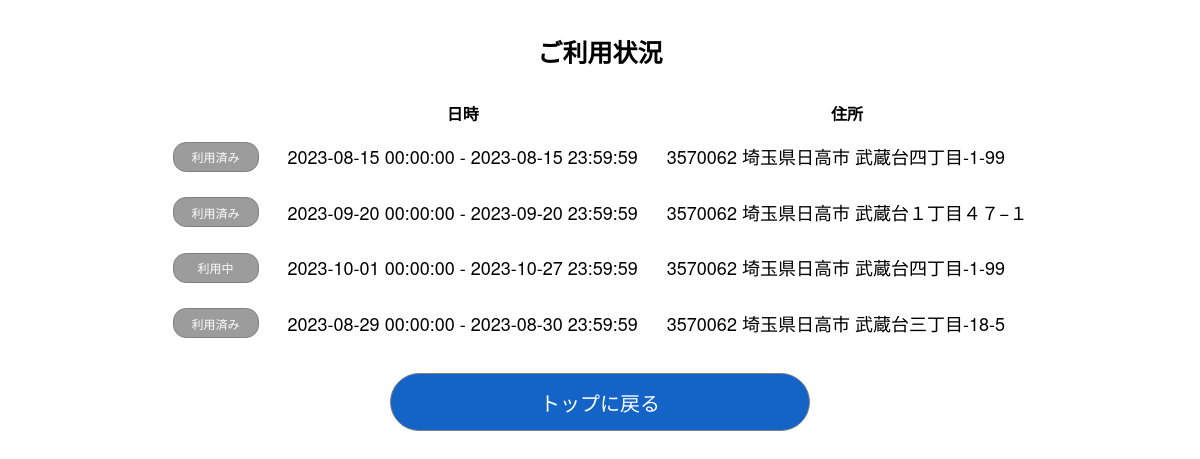
/usageStats (signed in), run on the app's committed database.
### app.py (models this page shows, shortened)
class Reserve(db.Model):
    id = db.Column(db.Integer, primary_key=True)
    user_id = db.Column(db.Integer, db.ForeignKey('user.id'), nullable=False)
    park_id = db.Column(db.Integer, db.ForeignKey('parking.id'), nullable=False)
    resv_at = db.Column(db.DateTime, nullable=False,
                        default=datetime.now(pytz.timezone('Asia/Tokyo'))) # 予約日時
    use_start = db.Column(db.DateTime, nullable=False) # 利用開始日時
    use_end =  db.Column(db.DateTime, nullable=False) # 利用終了日時
    resv_status = db.Column(db.Integer, nullable=False) # (0)予約なし,(1)予約ずみ,(2)ご利用済み

class Parking(db.Model):
    id = db.Column(db.Integer, primary_key=True, nullable=False)
    title = db.Column(db.String(50), nullable=False)
    postal_code = db.Column(db.String(7), nullable=False)
    address1 = db.Column(db.String(120), nullable=False)
    address2 = db.Column(db.String(120), nullable=False)
    tel = db.Column(db.String(11), nullable=False)
    inoutdoor = db.Column(db.String(1), nullable=False) # (0)屋外、(1)屋内
    mustcall = db.Column(db.String(1), nullable=False) # (0)出し入れ時に連絡が不要、(1)出し入れ時に連絡が必要
    usableTypeNum = db.Column(db.String(1), nullable=False) # (0)3ナンバー、(1)5ナンバー
    usableSize = db.Column(db.String(1), nullable=False) # (0)155cm未満、(1)155 ～ 170cm
    max_day = db.Column(db.Integer, nullable=True)
    min_day = db.Column(db.Integer, nullable=True)
    price_day = db.Column(db.Integer, nullable=False)
    etc = db.Column(db.String(500), nullable=True)
    lon = db.Column(db.Float, nullable=False)
    lat = db.Column(db.Float, nullable=False)
    owner_id = db.Column(db.Integer, db.ForeignKey('user.id'), nullable=False)
    created_at = db.Column(db.DateTime, nullable=False,
                           default=datetime.now(pytz.timezone('Asia/Tokyo')))
    price_hour = db.Column(db.Integer)
    price_month = db.Column(db.Integer)
    max_hour = db.Column(db.Integer)
    min_hour = db.Column(db.Integer)
    max_month = db.Column(db.Integer)
    min_month = db.Column(db.Integer)

### app.py (the view)
@app.route('/usageStats', methods=['GET','POST'])
@login_required
def usageStats():
    reserves = Reserve.query.all()
    for reserve in reserves:
        use_start = reserve.use_start
        use_end = reserve.use_end
        today = datetime.now().replace(hour=0, minute=0, second=0, microsecond=0)
        if use_end < today : # ご利用済み
            reserve.resv_status = 0
        elif today < use_start: # 予約済み
            reserve.resv_status = 1
        else: # ご利用中
            reserve.resv_status = 2
        db.session.commit()
    if request.method=='GET':
        join_query = db.session.query(User, Parking, Reserve).\
            join(Reserve, User.id == Reserve.user_id).\
            join(Parking, Reserve.park_id == Parking.id).\
            filter(User.id == current_user.id)
        result = join_query.all()
        reservelist = []
        for row in result:
            parking = row.Parking.__dict__
            reserve = row.Reserve.__dict__
            data = {}
            data.update(parking)
            data.update(reserve)
            reservelist.append(data)
        return render_template('usageStats.html', reservelist=reservelist)
    else:
        pass

### app.py (called while the page is built)
@login_manager.user_loader
def load_user(user_id):
    print(f'ID>>>{user_id}')
    return User.query.get(int(user_id))

### templates/usageStats.html (shortened to what this page needs)
<!DOCTYPE html>
<html>
<head>
    <link rel='stylesheet' href='../static/css/centerBox.css' />
    <link rel='stylesheet' href='../static/css/common.css' />
    <link rel='stylesheet' href='../static/css/extension_usageStats.css' />
</head>
<body>
    <article class='container'>
        <section class='box_contents'>
            <h1>ご利用状況</h1>
            <form>
                <table class='inner'>
                    {%if reservelist%}
                    <tr>
                        <th> </th>
                        <th>日時</th>
                        <th>住所</th>
                    </tr>
                    {%for reserve in reservelist%}
                    <tr>
                        {%if reserve.resv_status==0%}
                        <td><a href="{{url_for('usageStatsDetails', reserve_id = reserve.id)}}" ><input class='common_cancel_mini' value='利用済み' /></a></td>
                        {%elif reserve.resv_status==1%}
                        <td><a href="{{url_for('usageStatsDetails', reserve_id = reserve.id)}}" ><input class='common_cancel_mini' value='予約済み' /></a></td>
                        {%elif reserve.resv_status==2%}
                        <td><a href="{{url_for('usageStatsDetails', reserve_id = reserve.id)}}" ><input class='common_cancel_mini' value='利用中' /></a></td>
                        {%endif%}
                        <td>{{reserve.use_start}} - {{reserve.use_end}}</td>
                        <td>{{reserve.postal_code}} {{reserve.address1}} {{reserve.address2}}</td>
                    </tr>
                    {%endfor%}
                    {%else%}
                    <p>現在、ご予約はありません</p>
                    {%endif%}
                </table>
            </form>
            <nav class='buttonMenu'>
                <form>
                    <a href="mainForm"><input class='common_button common_fat' style='width : 42%;' type='button' value='トップに戻る' /></a>
                </form>
            </nav>
        </section>
    </article>
</body>
</html>

### static/css/centerBox.css (style rules this page uses)
.container { display: grid; place-items: center; }
.box_contents { text-align : center; max-width: 1000px; min-width: 750px; width: 100%; }
.inner { display: grid; place-items: center; border-collapse: separate; border-spacing: 5px; }
.inner td { font-size : var(--labelFontSize, 1.2rem); text-align : left; }

### static/css/common.css (style rules this page uses)
:root { --labelFontSize : 1.2rem; }
html { font-size: 62.5%; box-sizing: border-box; }
body { font-size : 1.6em; font-family: "Helvetica Neue", Arial, "Hiragino Kaku Gothic ProN", "Hiragino Sans", Meiryo, sans-serif; }
nav.buttonMenu { margin-top : 2rem; }
h1 { font-size : 2.5rem; }
input, select { text-indent : 1rem; border : solid 0.1rem gray; height : 2.8rem; border-radius : 0.5rem; cursor: pointer; }
.common_button { background-color : rgb(20, 100, 200); text-indent : 0; font-size : 2rem; color : white; height : 4rem; border-radius : 2rem; margin : 0 1.4rem; }
.common_fat { height : 5.8rem; border-radius: 2.9rem; }

### static/css/extension_usageStats.css (style rules this page uses)
.common_cancel_mini { background-color : rgb(156, 156, 156); text-indent : 0; font-size : 1.2rem; text-align : center; color : white; height : 2.6rem; border-radius : 1.3rem; }
.inner td { padding : 1rem 1.2rem; font-size : 1.8rem; }
.inner td:first-child { width : 80px; }
.inner td input { width : 80px; }

### data on the page
Reserve: use_start "2023-08-15 00:00:00", use_end "2023-08-15 23:59:59", postal_code "3570062", address1 "埼玉県日高市", address2 "武蔵台四丁目-1-99", use_start "2023-10-01 00:00:00", use_end "2023-10-27 23:59:59"
Reserve: use_start "2023-09-20 00:00:00", use_end "2023-09-20 23:59:59", postal_code "3570062", address1 "埼玉県日高市", address2 "武蔵台１丁目４７−１"
Reserve: use_start "2023-08-29 00:00:00", use_end "2023-08-30 23:59:59", postal_code "3570062", address1 "埼玉県日高市", address2 "武蔵台三丁目-18-5"
